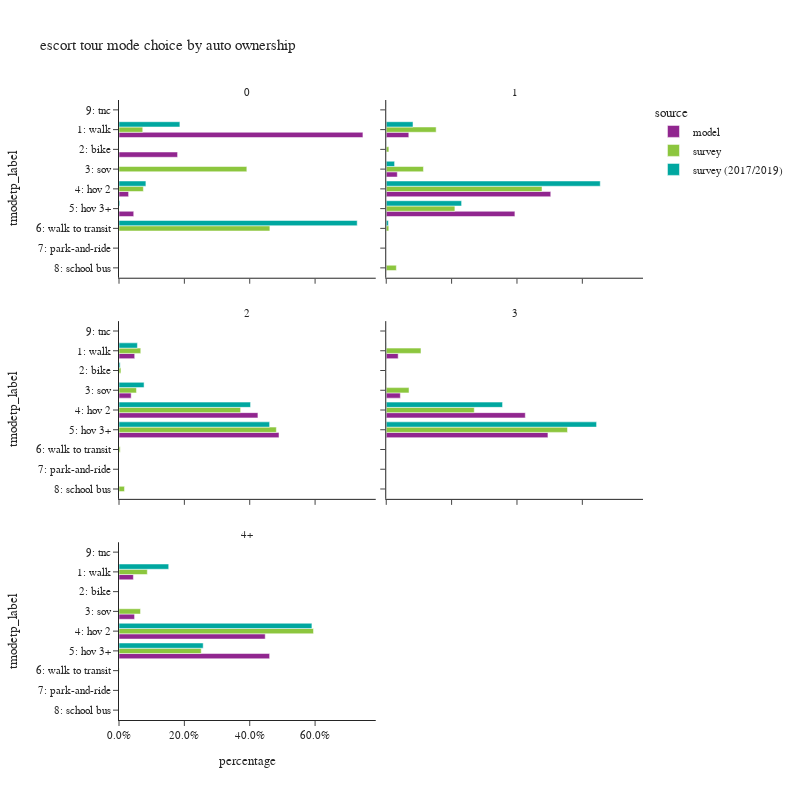

Notebook source saved alongside this figure:
### Code cell
plot_mode_choice(es_tour.loc[es_tour['auto_ownership_4+']!="-1"],
                 "auto_ownership_4+",
                 {"auto_ownership_4+":["0","1","2","3","4+"],
                  "tmodetp_label":["1: walk","2: bike","3: sov","4: hov 2","5: hov 3+","6: walk to transit",
                                   "7: park-and-ride","8: school bus","9: other–survey only"]},
                 "auto ownership",2,800)

### Figure 1 — Plotly figure (JSON) as saved in the notebook; plotly's stock layout.template omitted (floating-point values rounded to 4 significant figures)
{"data": [{"alignmentgroup": "True", "customdata": [[21848], [5247], [859], [1319]], "hovertemplate": "source=model<br>auto_ownership_4+=0<br>percentage=%{x}<br>tmodetp_label=%{y}<br>sample count=%{customdata[0]}<extra></extra>", "legendgroup": "model", "marker": {"color": "#91268F", "pattern": {"shape": ""}}, "name": "model", "offsetgroup": "model", "orientation": "h", "showlegend": true, "textposition": "auto", "type": "bar", "x": [0.7464, 0.1792, 0.02934, 0.04506], "xaxis": "x5", "y": ["1: walk", "2: bike", "4: hov 2", "5: hov 3+"], "yaxis": "y5"}, {"alignmentgroup": "True", "customdata": [[9958], [7], [4881], [72607], [56780]], "hovertemplate": "source=model<br>auto_ownership_4+=1<br>percentage=%{x}<br>tmodetp_label=%{y}<br>sample count=%{customdata[0]}<extra></extra>", "legendgroup": "model", "marker": {"color": "#91268F", "pattern": {"shape": ""}}, "name": "model", "offsetgroup": "model", "orientation": "h", "showlegend": false, "textposition": "auto", "type": "bar", "x": [0.06904, 4.853e-05, 0.03384, 0.5034, 0.3937], "xaxis": "x6", "y": ["1: walk", "2: bike", "3: sov", "4: hov 2", "5: hov 3+"], "yaxis": "y6"}, {"alignmentgroup": "True", "customdata": [[15515], [22], [12034], [137317], [158160]], "hovertemplate": "source=model<br>auto_ownership_4+=2<br>percentage=%{x}<br>tmodetp_label=%{y}<br>sample count=%{customdata[0]}<extra></extra>", "legendgroup": "model", "marker": {"color": "#91268F", "pattern": {"shape": ""}}, "name": "model", "offsetgroup": "model", "orientation": "h", "showlegend": false, "textposition": "auto", "type": "bar", "x": [0.04803, 6.81e-05, 0.03725, 0.4251, 0.4896], "xaxis": "x3", "y": ["1: walk", "2: bike", "3: sov", "4: hov 2", "5: hov 3+"], "yaxis": "y3"}, {"alignmentgroup": "True", "customdata": [[6203], [14], [7339], [72300], [84077]], "hovertemplate": "source=model<br>auto_ownership_4+=3<br>percentage=%{x}<br>tmodetp_label=%{y}<br>sample count=%{customdata[0]}<extra></extra>", "legendgroup": "model", "marker": {"color": "#91268F", "pattern": {"shape": ""}}, "name": "model", "offsetgroup": "model", "orientation": "h", "showlegend": false, "textposition": "auto", "type": "bar", "x": [0.0365, 8.239e-05, 0.04319, 0.4255, 0.4948], "xaxis": "x4", "y": ["1: walk", "2: bike", "3: sov", "4: hov 2", "5: hov 3+"], "yaxis": "y4"}, {"alignmentgroup": "True", "customdata": [[4441], [4], [4808], [45146], [46500]], "hovertemplate": "source=model<br>auto_ownership_4+=4+<br>percentage=%{x}<br>tmodetp_label=%{y}<br>sample count=%{customdata[0]}<extra></extra>", "legendgroup": "model", "marker": {"color": "#91268F", "pattern": {"shape": ""}}, "name": "model", "offsetgroup": "model", "orientation": "h", "showlegend": false, "textposition": "auto", "type": "bar", "x": [0.04401, 3.964e-05, 0.04765, 0.4474, 0.4609], "xaxis": "x", "y": ["1: walk", "2: bike", "3: sov", "4: hov 2", "5: hov 3+"], "yaxis": "y"}, {"alignmentgroup": "True", "customdata": [[5], [1], [1], [4]], "hovertemplate": "source=survey<br>auto_ownership_4+=0<br>percentage=%{x}<br>tmodetp_label=%{y}<br>sample count=%{customdata[0]}<extra></extra>", "legendgroup": "survey", "marker": {"color": "#8CC63E", "pattern": {"shape": ""}}, "name": "survey", "offsetgroup": "survey", "orientation": "h", "showlegend": true, "textposition": "auto", "type": "bar", "x": [0.07271, 0.3911, 0.07453, 0.4616], "xaxis": "x5", "y": ["1: walk", "3: sov", "4: hov 2", "6: walk to transit"], "yaxis": "y5"}, {"alignmentgroup": "True", "customdata": [[42], [9], [19], [99], [66], [6], [2]], "hovertemplate": "source=survey<br>auto_ownership_4+=1<br>percentage=%{x}<br>tmodetp_label=%{y}<br>sample count=%{customdata[0]}<extra></extra>", "legendgroup": "survey", "marker": {"color": "#8CC63E", "pattern": {"shape": ""}}, "name": "survey", "offsetgroup": "survey", "orientation": "h", "showlegend": false, "textposition": "auto", "type": "bar", "x": [0.1527, 0.008094, 0.1138, 0.4766, 0.21, 0.007806, 0.0309], "xaxis": "x6", "y": ["1: walk", "2: bike", "3: sov", "4: hov 2", "5: hov 3+", "6: walk to transit", "8: school bus"], "yaxis": "y6"}, {"alignmentgroup": "True", "customdata": [[34], [5], [20], [160], [164], [2], [4]], "hovertemplate": "source=survey<br>auto_ownership_4+=2<br>percentage=%{x}<br>tmodetp_label=%{y}<br>sample count=%{customdata[0]}<extra></extra>", "legendgroup": "survey", "marker": {"color": "#8CC63E", "pattern": {"shape": ""}}, "name": "survey", "offsetgroup": "survey", "orientation": "h", "showlegend": false, "textposition": "auto", "type": "bar", "x": [0.06657, 0.005922, 0.05341, 0.3721, 0.4815, 0.003742, 0.01675], "xaxis": "x3", "y": ["1: walk", "2: bike", "3: sov", "4: hov 2", "5: hov 3+", "6: walk to transit", "8: school bus"], "yaxis": "y3"}, {"alignmentgroup": "True", "customdata": [[4], [8], [33], [28]], "hovertemplate": "source=survey<br>auto_ownership_4+=3<br>percentage=%{x}<br>tmodetp_label=%{y}<br>sample count=%{customdata[0]}<extra></extra>", "legendgroup": "survey", "marker": {"color": "#8CC63E", "pattern": {"shape": ""}}, "name": "survey", "offsetgroup": "survey", "orientation": "h", "showlegend": false, "textposition": "auto", "type": "bar", "x": [0.1063, 0.06972, 0.2693, 0.5547], "xaxis": "x4", "y": ["1: walk", "3: sov", "4: hov 2", "5: hov 3+"], "yaxis": "y4"}, {"alignmentgroup": "True", "customdata": [[2], [2], [17], [8], [1]], "hovertemplate": "source=survey<br>auto_ownership_4+=4+<br>percentage=%{x}<br>tmodetp_label=%{y}<br>sample count=%{customdata[0]}<extra></extra>", "legendgroup": "survey", "marker": {"color": "#8CC63E", "pattern": {"shape": ""}}, "name": "survey", "offsetgroup": "survey", "orientation": "h", "showlegend": false, "textposition": "auto", "type": "bar", "x": [0.08667, 0.06584, 0.5951, 0.2516, 0.0007552], "xaxis": "x", "y": ["1: walk", "3: sov", "4: hov 2", "5: hov 3+", "6: walk to transit"], "yaxis": "y"}, {"alignmentgroup": "True", "customdata": [[11], [1], [1], [9]], "hovertemplate": "source=survey (2017/2019)<br>auto_ownership_4+=0<br>percentage=%{x}<br>tmodetp_label=%{y}<br>sample count=%{customdata[0]}<extra></extra>", "legendgroup": "survey (2017/2019)", "marker": {"color": "#00A7A0", "pattern": {"shape": ""}}, "name": "survey (2017/2019)", "offsetgroup": "survey (2017/2019)", "orientation": "h", "showlegend": true, "textposition": "auto", "type": "bar", "x": [0.1863, 0.08232, 0.002513, 0.7289], "xaxis": "x5", "y": ["1: walk", "4: hov 2", "5: hov 3+", "6: walk to transit"], "yaxis": "y5"}, {"alignmentgroup": "True", "customdata": [[37], [2], [15], [122], [69], [4], [1]], "hovertemplate": "source=survey (2017/2019)<br>auto_ownership_4+=1<br>percentage=%{x}<br>tmodetp_label=%{y}<br>sample count=%{customdata[0]}<extra></extra>", "legendgroup": "survey (2017/2019)", "marker": {"color": "#00A7A0", "pattern": {"shape": ""}}, "name": "survey (2017/2019)", "offsetgroup": "survey (2017/2019)", "orientation": "h", "showlegend": false, "textposition": "auto", "type": "bar", "x": [0.0819, 0.0004425, 0.02553, 0.6548, 0.2306, 0.006475, 0.0002308], "xaxis": "x6", "y": ["1: walk", "2: bike", "3: sov", "4: hov 2", "5: hov 3+", "6: walk to transit", "9: tnc"], "yaxis": "y6"}, {"alignmentgroup": "True", "customdata": [[47], [6], [14], [169], [169]], "hovertemplate": "source=survey (2017/2019)<br>auto_ownership_4+=2<br>percentage=%{x}<br>tmodetp_label=%{y}<br>sample count=%{customdata[0]}<extra></extra>", "legendgroup": "survey (2017/2019)", "marker": {"color": "#00A7A0", "pattern": {"shape": ""}}, "name": "survey (2017/2019)", "offsetgroup": "survey (2017/2019)", "orientation": "h", "showlegend": false, "textposition": "auto", "type": "bar", "x": [0.05634, 0.003568, 0.0767, 0.4026, 0.4608], "xaxis": "x3", "y": ["1: walk", "2: bike", "3: sov", "4: hov 2", "5: hov 3+"], "yaxis": "y3"}, {"alignmentgroup": "True", "customdata": [[2], [42], [42]], "hovertemplate": "source=survey (2017/2019)<br>auto_ownership_4+=3<br>percentage=%{x}<br>tmodetp_label=%{y}<br>sample count=%{customdata[0]}<extra></extra>", "legendgroup": "survey (2017/2019)", "marker": {"color": "#00A7A0", "pattern": {"shape": ""}}, "name": "survey (2017/2019)", "offsetgroup": "survey (2017/2019)", "orientation": "h", "showlegend": false, "textposition": "auto", "type": "bar", "x": [0.000515, 0.3559, 0.6436], "xaxis": "x4", "y": ["1: walk", "4: hov 2", "5: hov 3+"], "yaxis": "y4"}, {"alignmentgroup": "True", "customdata": [[2], [21], [11]], "hovertemplate": "source=survey (2017/2019)<br>auto_ownership_4+=4+<br>percentage=%{x}<br>tmodetp_label=%{y}<br>sample count=%{customdata[0]}<extra></extra>", "legendgroup": "survey (2017/2019)", "marker": {"color": "#00A7A0", "pattern": {"shape": ""}}, "name": "survey (2017/2019)", "offsetgroup": "survey (2017/2019)", "orientation": "h", "showlegend": false, "textposition": "auto", "type": "bar", "x": [0.1521, 0.5903, 0.2576], "xaxis": "x", "y": ["1: walk", "4: hov 2", "5: hov 3+"], "yaxis": "y"}], "layout": {"annotations": [{"font": {}, "showarrow": false, "text": "4+", "x": 0.245, "xanchor": "center", "xref": "paper", "y": 0.2867, "yanchor": "bottom", "yref": "paper"}, {"font": {}, "showarrow": false, "text": "2", "x": 0.245, "xanchor": "center", "xref": "paper", "y": 0.6433, "yanchor": "bottom", "yref": "paper"}, {"font": {}, "showarrow": false, "text": "3", "x": 0.755, "xanchor": "center", "xref": "paper", "y": 0.6433, "yanchor": "bottom", "yref": "paper"}, {"font": {}, "showarrow": false, "text": "0", "x": 0.245, "xanchor": "center", "xref": "paper", "y": 1.0, "yanchor": "bottom", "yref": "paper"}, {"font": {}, "showarrow": false, "text": "1", "x": 0.755, "xanchor": "center", "xref": "paper", "y": 1.0, "yanchor": "bottom", "yref": "paper"}], "barmode": "group", "height": 800, "legend": {"title": {"text": "source"}, "tracegroupgap": 0}, "title": {"text": "escort tour mode choice by auto ownership"}, "width": 800, "xaxis": {"anchor": "y", "domain": [0.0, 0.49], "tickformat": ".1%", "title": {"text": "percentage"}}, "xaxis2": {"anchor": "y2", "domain": [0.51, 1.0], "matches": "x", "tickformat": ".1%", "title": {"text": "percentage"}}, "xaxis3": {"anchor": "y3", "domain": [0.0, 0.49], "matches": "x", "showticklabels": false, "tickformat": ".1%"}, "xaxis4": {"anchor": "y4", "domain": [0.51, 1.0], "matches": "x", "showticklabels": false, "tickformat": ".1%"}, "xaxis5": {"anchor": "y5", "domain": [0.0, 0.49], "matches": "x", "showticklabels": false, "tickformat": ".1%"}, "xaxis6": {"anchor": "y6", "domain": [0.51, 1.0], "matches": "x", "showticklabels": false, "tickformat": ".1%"}, "yaxis": {"anchor": "x", "categoryarray": ["9: other–survey only", "8: school bus", "7: park-and-ride", "6: walk to transit", "5: hov 3+", "4: hov 2", "3: sov", "2: bike", "1: walk"], "categoryorder": "array", "domain": [0.0, 0.2867], "title": {"text": "tmodetp_label"}}, "yaxis2": {"anchor": "x2", "domain": [0.0, 0.2867], "matches": "y", "showticklabels": false}, "yaxis3": {"anchor": "x3", "categoryarray": ["9: other–survey only", "8: school bus", "7: park-and-ride", "6: walk to transit", "5: hov 3+", "4: hov 2", "3: sov", "2: bike", "1: walk"], "categoryorder": "array", "domain": [0.3567, 0.6433], "matches": "y", "title": {"text": "tmodetp_label"}}, "yaxis4": {"anchor": "x4", "domain": [0.3567, 0.6433], "matches": "y", "showticklabels": false}, "yaxis5": {"anchor": "x5", "categoryarray": ["9: other–survey only", "8: school bus", "7: park-and-ride", "6: walk to transit", "5: hov 3+", "4: hov 2", "3: sov", "2: bike", "1: walk"], "categoryorder": "array", "domain": [0.7133, 1.0], "matches": "y", "title": {"text": "tmodetp_label"}}, "yaxis6": {"anchor": "x6", "domain": [0.7133, 1.0], "matches": "y", "showticklabels": false}}}
